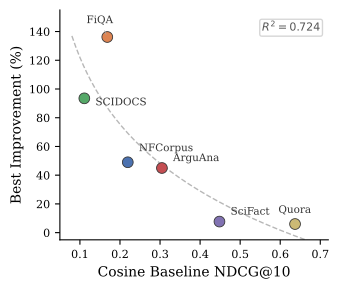

Source code (Python):
#!/usr/bin/env python3
"""Figure 2: Cosine Baseline vs Improvement -- 散点图+拟合趋势线"""

import matplotlib
matplotlib.use('Agg')
import matplotlib.pyplot as plt
import numpy as np

plt.rcParams.update({
    'font.family': 'serif',
    'font.size': 10,
    'text.usetex': False,
    'figure.dpi': 300,
})

# 数据
data = {
    'NFCorpus':  (0.2195, 49.0),
    'SCIDOCS':   (0.1110, 93.5),
    'ArguAna':   (0.3047, 45.0),
    'FiQA':      (0.1683, 136.2),
    'SciFact':   (0.4483, 7.7),
    'Quora':     (0.6370, 6.0),
}

names = list(data.keys())
x = np.array([data[n][0] for n in names])
y = np.array([data[n][1] for n in names])

fig, ax = plt.subplots(figsize=(3.5, 3.0))

# 拟合趋势线（对数拟合更自然）
# 使用 log 拟合: y = a * ln(x) + b
coeffs = np.polyfit(np.log(x), y, 1)
x_fit = np.linspace(0.08, 0.70, 200)
y_fit = coeffs[0] * np.log(x_fit) + coeffs[1]

# 先画趋势线（底层）
ax.plot(x_fit, y_fit, '--', color='#999999', linewidth=1.0, alpha=0.7,
        label='Log fit', zorder=1)

# 散点
colors_pts = ['#4C72B0', '#55A868', '#C44E52', '#DD8452', '#8172B2', '#CCB974']
for i, name in enumerate(names):
    ax.scatter(x[i], y[i], c=colors_pts[i], s=60, zorder=3,
               edgecolors='#333333', linewidths=0.6)

# 标注数据集名（手动微调位置避免重叠）
offsets = {
    'NFCorpus':  (8, 8),
    'SCIDOCS':   (8, -5),
    'ArguAna':   (8, 5),
    'FiQA':      (-15, 10),
    'SciFact':   (8, 5),
    'Quora':     (-12, 8),
}
for i, name in enumerate(names):
    ox, oy = offsets[name]
    ax.annotate(name, (x[i], y[i]),
                xytext=(ox, oy), textcoords='offset points',
                fontsize=7.5, color='#333333',
                arrowprops=dict(arrowstyle='-', color='#aaaaaa',
                                lw=0.5) if abs(ox) > 10 else None)

ax.set_xlabel('Cosine Baseline NDCG@10', fontsize=10)
ax.set_ylabel('Best Improvement (%)', fontsize=10)

# R^2 标注
ss_res = np.sum((y - (coeffs[0] * np.log(x) + coeffs[1]))**2)
ss_tot = np.sum((y - np.mean(y))**2)
r2 = 1 - ss_res / ss_tot
ax.text(0.97, 0.95, f'$R^2 = {r2:.3f}$',
        transform=ax.transAxes, ha='right', va='top',
        fontsize=8, color='#555555',
        bbox=dict(boxstyle='round,pad=0.2', facecolor='white',
                  edgecolor='#cccccc', alpha=0.8))

ax.set_xlim(0.05, 0.72)
ax.set_ylim(-5, 155)
ax.spines['top'].set_visible(False)
ax.spines['right'].set_visible(False)
ax.tick_params(labelsize=8)

plt.tight_layout()
fig.savefig('/home/amd/HEZIMENG/legal-assistant/word/arxiv/figures/fig2_scatter.pdf',
            bbox_inches='tight', dpi=300)
plt.close()
print('Figure 2 saved.')
